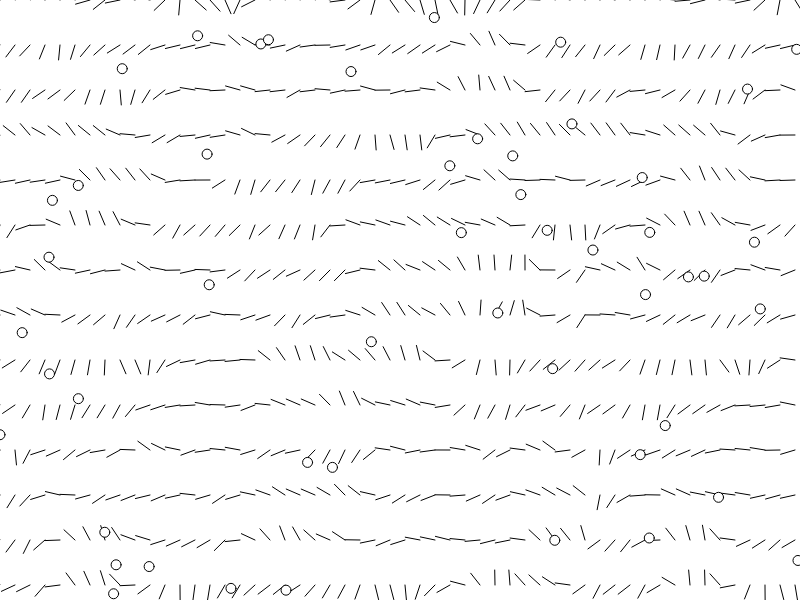
Frame 1 (no input)
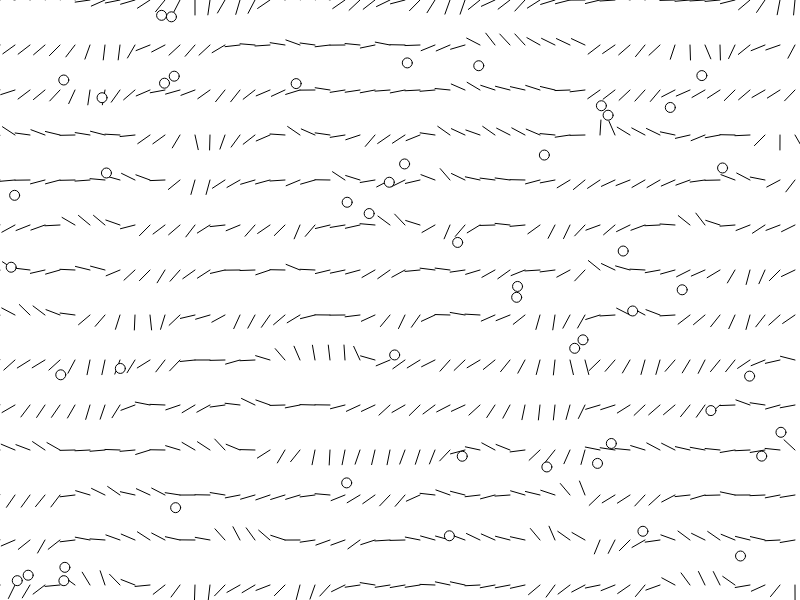
Frame 60 (no input)
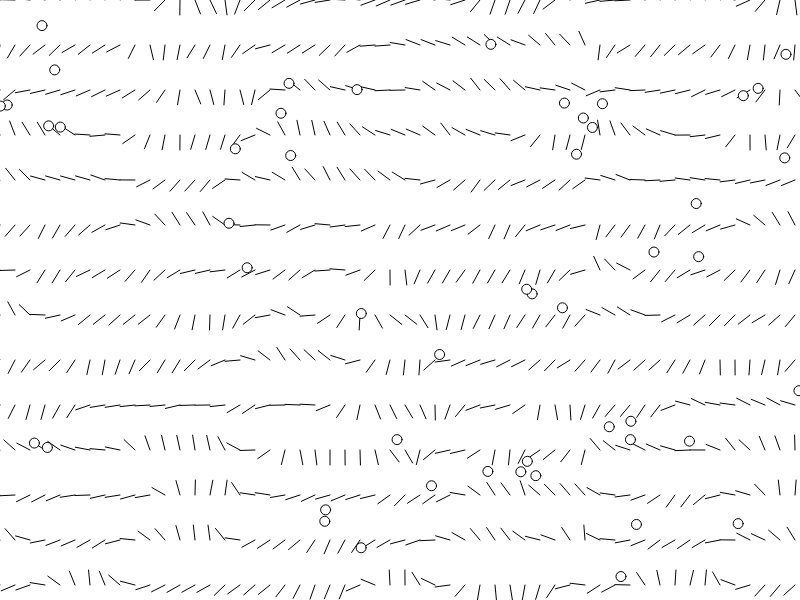
Frame 120 (the mouse pressed at the canvas centre since frame 60)

The p5.js sketch that drew these frames (run headless with seeded random() and noise() and a simulated clock; from frame 60 on, the mouse is pressed at the canvas centre):

// p5.js sketch
// ── sketch.js

// Define the number of boids
const numBoids = 50;
const noiseScale = 0.01;
const gridSize = 15;
const maxSpeed = 2;


// Create a 2D flow field grid
let flowField = [];

function generateFlowField() {
  flowField = []; // Clear the flowField array
  for (let x = 0; x < width; x += gridSize) {
    for (let y = 0; y < height; y += gridSize) {
      // Calculate the angle based on Perlin noise
      let angle = noise(x * noiseScale, y * noiseScale, millis()*0.00051) * TWO_PI;
      // Create a vector with magnitude 1 and angle based on Perlin noise
      let vector = p5.Vector.fromAngle(angle);
      // Store the vector in the flow field grid
      flowField.push(vector);
    }
  }
}

function displayFlowField() {
  for (let x = 0; x < width; x += gridSize) {
    for (let y = 0; y < height; y += gridSize) {
      let index = x / gridSize + (y / gridSize) * (width / gridSize);

      let vector = flowField[index];
      if (vector) {
        const start = createVector(x, y);

        //const end = p5.Vector.add(start, vector.mult(gridSize));
        const end = createVector(start.x + vector.x  *gridSize , start.y + vector.y*gridSize)
        line(start.x, start.y, end.x, end.y);
      }
    }
  }
}



function setup() {
  createCanvas(800, 600);
  // Create the flock of agents
  flock = [];
  for (let i = 0; i < numBoids; i++) {
    flock.push(new Boid());
  }
  // Generate the flow field
  generateFlowField();
}


function draw() {
  background(255);
  generateFlowField();
  displayFlowField();

  // Update and display the flock of agents
  for (let boid of flock) {
    // Apply the flow field force to the agent
    let x = floor(boid.position.x / gridSize);
    let y = floor(boid.position.y / gridSize);
    let index = x + y * (width / gridSize);
    let force = flowField[index];
    boid.applyForce(force);
    // Update and display the agent
    boid.update();
    //boid.wrapScreen();
    boid.display();
  }
}


class Boid {
  constructor() {
    this.position = createVector(random(width), random(height));
    this.velocity = createVector(random(-1, 1), random(-1, 1));
    this.acceleration = createVector();
  }

  update() {
    // Update velocity and position based on acceleration
    this.velocity.add(this.acceleration);
    this.position.add(this.velocity);

    // Calculate the magnitude of the velocity
    let velocityMagnitude = this.velocity.mag();

    // Check if the speed exceeds the maximum speed limit
    if (velocityMagnitude > maxSpeed) {
      // Constrain the magnitude to the maximum speed
      this.velocity.limit(maxSpeed);
    }

    // Wrap the boid around the screen
    this.wrapScreen();

    // Reset acceleration
    this.acceleration.mult(0);


  }

  applyForce(force) {
    // Apply force to acceleration
    this.acceleration.add(force);
  }

  // Wrap the boid around the screen
  wrapScreen() {
    if (this.position.x < 0) {
      this.position.x = width;
    } else if (this.position.x > width) {
      this.position.x = 0;
    }
    if (this.position.y < 0) {
      this.position.y = height;
    } else if (this.position.y > height) {
      this.position.y = 0;
    }
  }



  display() {
    // Display the boid as a shape or image
    // Example: ellipse(this.position.x, this.position.y, 10, 10);
    ellipse(this.position.x, this.position.y, 10, 10);
  }
}
